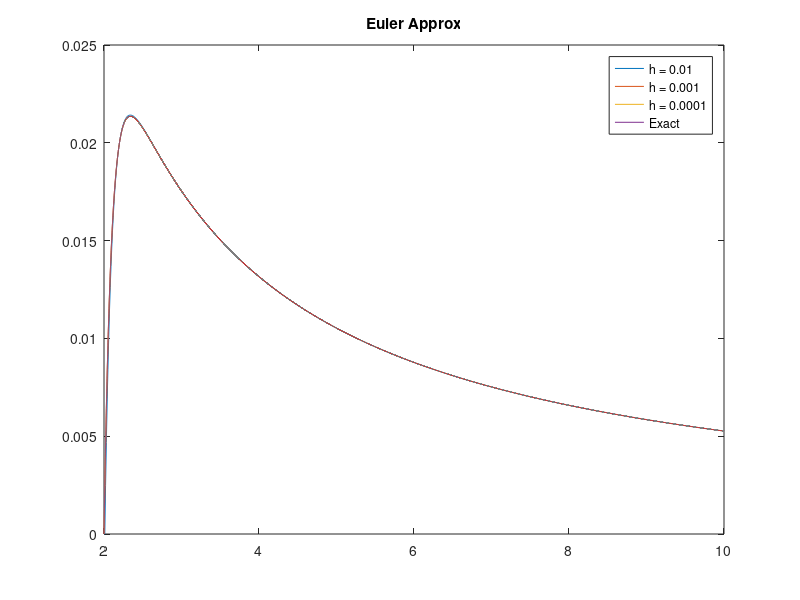
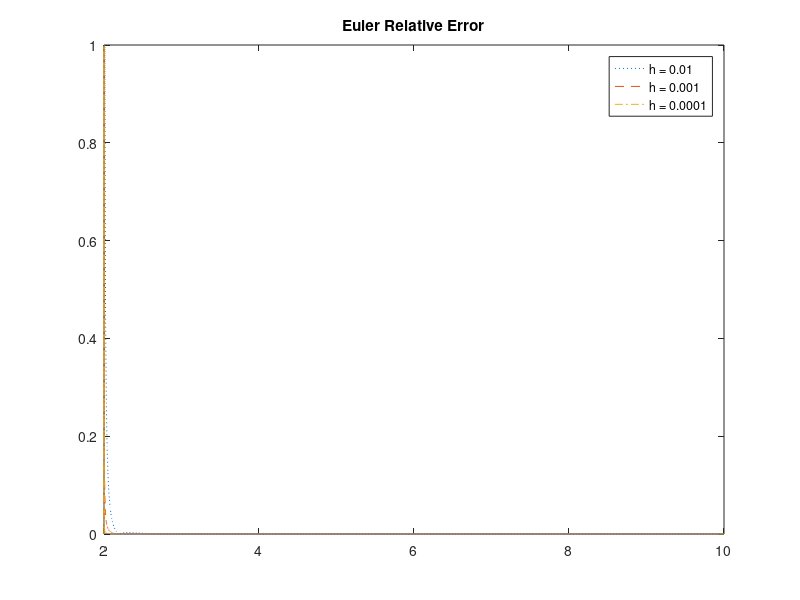

Reproduce these figures in MATLAB, in order.
% Matt McDade
% ANM 2 
% HW 3 problem 1

function hw_3_1
    close all;

    f = @(x, y) (1-20*x*y)./(x.^2);
    f_ex = @(x) (1./(19*x)) - (524288./(19*x.^20));
    a = 2; b = 10; ya = 0;
    
    [T1,Y1] = euler(f, a, b, ya, 0.01);
    [T2,Y2] = euler(f, a, b, ya, 0.001);
    [T3,Y3] = euler(f, a, b, ya, 0.0001);
    
    figure(); plot(T1,Y1,T2,Y2,T3,Y3,T3,f_ex(T3))
    title("Euler Approx"); legend("h = 0.01","h = 0.001","h = 0.0001","Exact")
    
    relerr1 = relerr(f_ex, T1, Y1);
    relerr2 = relerr(f_ex, T2, Y2);
    relerr3 = relerr(f_ex, T3, Y3);
    figure(); plot(T1, relerr1, ':', T2, relerr2, '--', T3, relerr3, '-.')
    title("Euler Relative Error"); legend("h = 0.01","h = 0.001","h = 0.0001")
    
    function [t, y] = euler(f, a, b, ya, h)
        t = a:h:b;
        N = length(t);
        y(a) = ya;
        for i = a:N-1
            y(i+1) = y(i) + h*f(t(i), y(i));
        end
    end
    
    function relerr = relerr(f_ex, x, y)
        y_ex = f_ex(x);
        relerr = abs(y_ex - y) ./ (abs(y_ex) + eps);
    end
    
end
